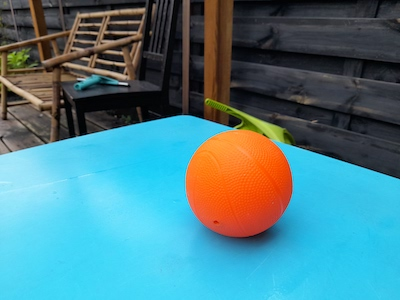
#> input picture image processing/kodak dataset/tafel_met_bal.jpg, 400 x 300 px, found by its file name
$ jupyter execute achtergrond_verwijderen_kleur.ipynb
#> lines starting #> are read from the running program, lines starting #| are printed output that depends on the picture; after the words box and inside, x2 and y2 are one past the last pixel; in counts of white or black regions, pixels touching at a corner belong together
[cell 1]
import numpy as np
import cv2
import matplotlib.pyplot as plt

[cell 2]
bal = cv2.imread('data/tafel_met_bal.jpg')
#> bal is the input picture: shape (300, 400, 3); mean B, G, R 135.3, 126.5, 76.8
bal = cv2.cvtColor(bal, cv2.COLOR_BGR2RGB)

[cell 3]
tafel = cv2.imread('data/tafel_zonder_bal.jpg')
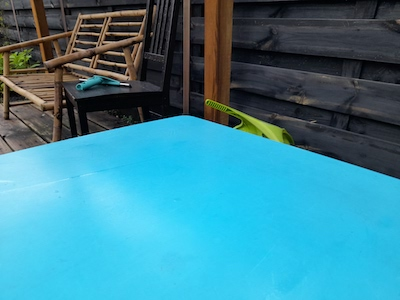
#> input picture image processing/kodak dataset/tafel_zonder_bal.jpg, 400 x 300 px, found by its file name
#> tafel is the input picture: shape (300, 400, 3); mean B, G, R 151.4, 133.1, 59.2
tafel = cv2.cvtColor(tafel, cv2.COLOR_BGR2RGB)

[cell 4]
plt.imshow(bal)
plt.show()

[cell 5]
plt.imshow(tafel)
plt.show()

[cell 6]
bal.shape
#> Out = (300, 400, 3)

[cell 7]
# Normaal gesproken zijn dit uint8
tafel = np.float32(tafel)
bal = np.float32(bal)

[cell 8]
# hier trekken we de afbeeldingen van elkaar af.
diff = np.abs(tafel-bal)
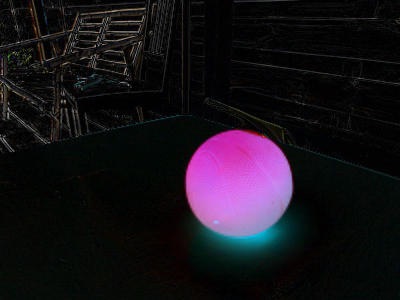
#> diff: shape (300, 400, 3) float32; mean R, G, B 23.2, 17.9, 25.1

[cell 9]
rood  = diff[:,:,0]
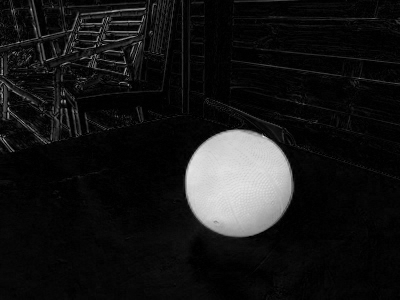
#> rood: shape (300, 400) float32; min 0, max 235, mean 23.2
groen = diff[:,:,1]
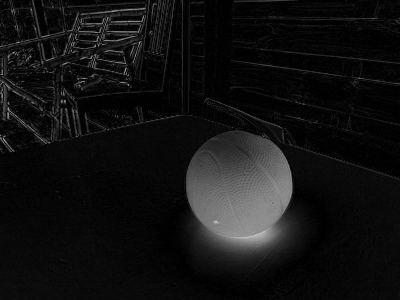
#> groen: shape (300, 400) float32; min 0, max 201, mean 17.9
blauw = diff[:,:,2]
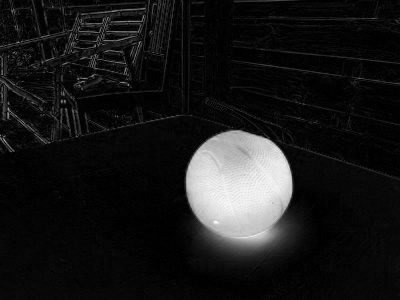
#> blauw: shape (300, 400) float32; min 0, max 249, mean 25.1

[cell 10]
# Met een histogram kunnen we weer een threshold waarden bepalen
plt.hist(blauw.flatten(),bins=50)
plt.show()
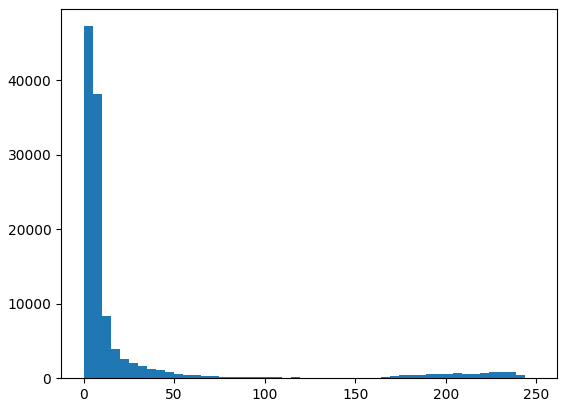
#> figure drawn by matplotlib, 1 panel; tallest bar 47282 high, from x = 0 to 4.98

[cell 11]
binair = (blauw>50) & (rood>50) & (groen>50)
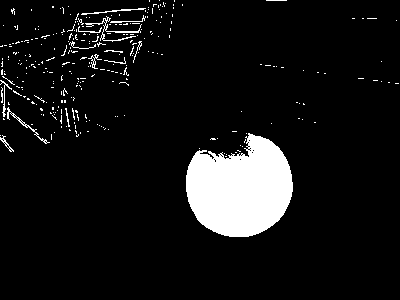
#> binair: shape (300, 400) bool; 8.2% white; 295 white regions (279 under 20 px), largest, box (x1, y1, x2, y2) and area: (186, 133, 293, 237) 8035, (85, 16, 142, 42) 209, (7, 107, 50, 144) 127
plt.imshow(binair,cmap='gray')
plt.show()
